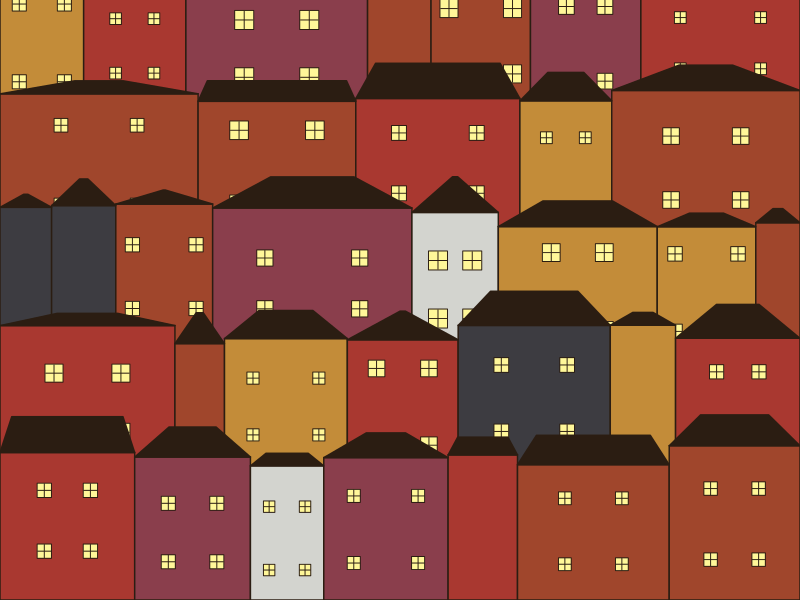

Recreate this plot in R. (Note: this script raises an error after producing the figure.)
library(tidyverse)

# Functions
generate_x_values <- function(min_val, max_val, y) {
  n_x <- sample(min_val:max_val, 1)
  x_vals <- c(0, cumsum(runif(n_x, 0.2, 1)))
  x_vals <- x_vals / max(x_vals)
  plot_data <- data.frame(
    xmin = x_vals[1:n_x],
    xmax = x_vals[2:(n_x + 1)],
    ymin = rep(y, n_x),
    ymax = y + 1 + runif(n_x, 0.1, 0.3),
    col = sample(col_palette, n_x, replace = TRUE)
  )
}

split_thirds <- function(xmin, xmax) {
  output <- c(xmin + (xmax - xmin) / 3, xmin + 2 * (xmax - xmin) / 3)
  return(output)
}

# Parameters
n_x_min <- 4
n_x_max <- 8
n_y <- 5
col_palette <- c(
  "#a0462c", "#c38c39", "#d3d4cf",
  "#8a3e4c", "#3d3c41", "#a93830"
)
line_col <- "#2B1D12"
s <- 8

# Data
set.seed(s)
plot_data <- purrr::map(
  .x = 1:n_y,
  .f = ~ generate_x_values(n_x_min, n_x_max, .x)
) |>
  list_rbind() |>
  arrange(desc(ymin)) |> 
  mutate(row = ymin)

window_data <- data.frame(x = c(NA), y = c(NA), size = c(NA), row = c(NA)) |>
  as_tibble()
for (i in 1:nrow(plot_data)) {
  if (plot_data$xmax[i] - plot_data$xmin[i] > 0.09) {
    y1 <- mean(c(plot_data$ymin[i], plot_data$ymax[i])) + runif(1, 0.2, 0.35)
    y2 <- mean(c(plot_data$ymin[i], plot_data$ymax[i])) - runif(1, 0.2, 0.35)
    s <- runif(1, 4, 7)
    buffer <- runif(1, 0, 0.02)
    x <- split_thirds(plot_data$xmin[i], plot_data$xmax[i])
    x1 <- x[1] - buffer
    x2 <- x[2] + buffer
    window_data <- window_data |>
      add_row(x = c(x1, x2, x1, x2),
              y = c(y1, y1, y2, y2),
              size = s,
              row = plot_data$ymin[i]) 
  }
}
window_data <- window_data |> 
  drop_na()


# roofs
roof_data <- data.frame(x = c(NA), y = c(NA), grp = c(NA), row = c(NA)) |>
  as_tibble()
for (i in 1:nrow(plot_data)) {
  roof_width <- runif(1, 0.01, (plot_data$xmax[i] - plot_data$xmin[i])/2)
  roof_height <- runif(1, 0.1, 0.3)
  x <- c(plot_data$xmin[i], plot_data$xmax[i], 
         plot_data$xmax[i] - roof_width, plot_data$xmin[i] + roof_width,
         plot_data$xmin[i])
  y <- c(plot_data$ymax[i], plot_data$ymax[i], 
         plot_data$ymax[i] + roof_height, plot_data$ymax[i] + roof_height,
         plot_data$ymax[i])
  roof_data <- roof_data |>
    add_row(x = x, y = y, grp = i, row = plot_data$ymin[i]) 
}
roof_data <- roof_data |> 
  drop_na()

# Plot function
draw_row <- function(row_y) {
  output <- list(
    geom_rect(
      data = dplyr::filter(plot_data, row == row_y),
      aes(
        xmin = xmin, xmax = xmax,
        ymin = ymin, ymax = ymax,
        fill = col
      ),
      colour = line_col
    ),
    # windows
    geom_point(
      data = dplyr::filter(window_data, row == row_y),
      aes(x = x, y = y, size = size),
      colour = line_col,
      pch = 22,
      fill = '#FFF799'
    ),
    geom_point(
      data = dplyr::filter(window_data, row == row_y),
      aes(x = x, y = y, size = size / 1.8),
      colour = line_col,
      pch = 3
    ),
    # roofs
    geom_polygon(
      data = dplyr::filter(roof_data, row == row_y),
      aes(x = x, y = y, group = grp),
      fill = line_col,
      colour = line_col
    )
  )
  return(output)
}

# Plot
ggplot() +
  draw_row(row_y = 5) +
  draw_row(row_y = 4) +
  draw_row(row_y = 3) +
  draw_row(row_y = 2) +
  draw_row(row_y = 1) +
  scale_fill_identity() +
  scale_size_identity() +
  coord_cartesian(expand = FALSE, ylim = c(1, 6)) +
  theme_void() 

# Save
ggplot2::ggsave("2026/day-08/day-08.png",
  width = 5, height = 5, units = "in",
  bg = col_palette[3]
)
